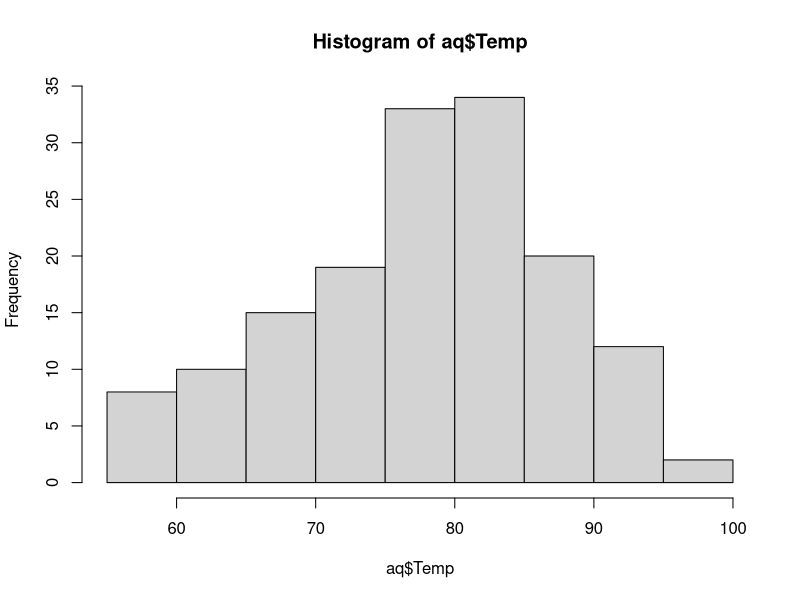

This chart was generated by the following R code:
setwd("~/usr/doc/ST1008AS1")
aq = read.csv("airquality.csv")
hist(aq$Temp)
#Save currently visible plot
dev.print(png, file="histtemp.png")
